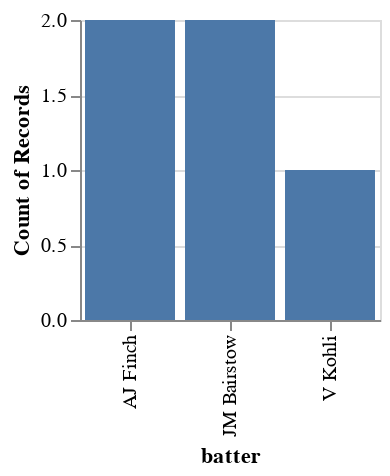

The notebook cell saved with this chart:
### Code cell
batter = vis_bar(data_example, "batter", 150, 150)
batter

### Figure 1 — Vega-Lite specification as saved in the notebook (floating-point values rounded to 4 significant figures)
{"config": {"view": {"continuousWidth": 300, "continuousHeight": 300}}, "data": {"name": "data-0759774c2460140ead0bdb1b814de414"}, "mark": {"type": "bar"}, "encoding": {"x": {"field": "batter", "type": "nominal"}, "y": {"aggregate": "count", "type": "quantitative"}}, "height": 150, "width": 150, "$schema": "https://vega.github.io/schema/vega-lite/v5.16.3.json", "datasets": {"data-0759774c2460140ead0bdb1b814de414": [{"game_id": "1001349", "season": "2016/17", "team": "Australia", "over": 0, "batter": "AJ Finch", "batter_id": "b8d490fd", "bowler": "SL Malinga", "bowler_id": "a12e1d51", "non_striker": "M Klinger", "non_striker_id": "b970a03f", "wides": 0, "noballs": 0, "legbyes": 0, "byes": 1, "wicket": 0, "player_out": null, "player_out_id": null, "fielders_name": null, "fielders_id": null, "wicket_type": null, "runs_batter": 0, "runs_extras": 1, "runs_total": 0, "team_over": "Australia_0", "over_ball": 1, "inning": 1, "runs_cumulative": 0, "powerplay": 1}, {"game_id": "1001349", "season": "2016/17", "team": "Australia", "over": 1, "batter": "AJ Finch", "batter_id": "b8d490fd", "bowler": "SL Malinga", "bowler_id": "a12e1d51", "non_striker": "M Klinger", "non_striker_id": "b970a03f", "wides": 0, "noballs": 0, "legbyes": 1, "byes": 0, "wicket": 1, "player_out": null, "player_out_id": null, "fielders_name": null, "fielders_id": null, "wicket_type": null, "runs_batter": 1, "runs_extras": 1, "runs_total": 0, "team_over": "Australia_1", "over_ball": 1, "inning": 1, "runs_cumulative": 0, "powerplay": 1}, {"game_id": "1001350", "season": "2016/17", "team": "England", "over": 0, "batter": "JM Bairstow", "batter_id": "j4n5b78s", "bowler": "C Woakes", "bowler_id": "c7w4o2k5", "non_striker": "AD Hales", "non_striker_id": "a1d4h89e", "wides": 1, "noballs": 1, "legbyes": 0, "byes": 0, "wicket": 0, "player_out": null, "player_out_id": null, "fielders_name": null, "fielders_id": null, "wicket_type": null, "runs_batter": 0, "runs_extras": 0, "runs_total": 0, "team_over": "England_0", "over_ball": 1, "inning": 2, "runs_cumulative": 0, "powerplay": 1}, {"game_id": "1001350", "season": "2016/17", "team": "England", "over": 0, "batter": "JM Bairstow", "batter_id": "j4n5b78s", "bowler": "C Woakes", "bowler_id": "c7w4o2k5", "non_striker": "AD Hales", "non_striker_id": "a1d4h89e", "wides": 0, "noballs": 1, "legbyes": 0, "byes": 1, "wicket": 1, "player_out": null, "player_out_id": null, "fielders_name": null, "fielders_id": null, "wicket_type": null, "runs_batter": 0, "runs_extras": 0, "runs_total": 1, "team_over": "England_0", "over_ball": 2, "inning": 2, "runs_cumulative": 1, "powerplay": 1}, {"game_id": "1001351", "season": "2016/17", "team": "India", "over": 1, "batter": "V Kohli", "batter_id": "v7k3l9o2", "bowler": "JJ Bumrah", "bowler_id": "j5b2m3r4", "non_striker": "RG Sharma", "non_striker_id": "r8g3s5h2", "wides": 1, "noballs": 0, "legbyes": 0, "byes": 1, "wicket": 0, "player_out": null, "player_out_id": null, "fielders_name": null, "fielders_id": null, "wicket_type": null, "runs_batter": 0, "runs_extras": 1, "runs_total": 0, "team_over": "India_1", "over_ball": 1, "inning": 2, "runs_cumulative": 1, "powerplay": 1}]}}
